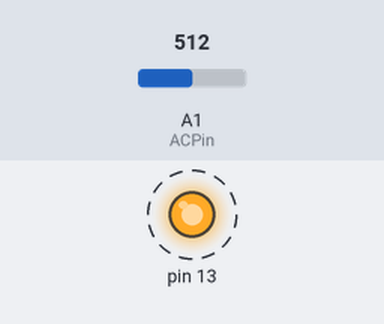
Simulated run of this sketch. Board: Arduino Uno, built with avr-gcc and run on an emulated ATmega328P. Parts: output pins drawn as LEDs (lit = HIGH). Dashed ring = blinking. The test bench sets the inputs (shaded band); at power-on: A1 (ACPin) = 512. What the sketch prints to the serial monitor is not drawn.

Above: at 0.2 s.
Timing chart, 0 to 3.0 s (numbered marks = the images above):
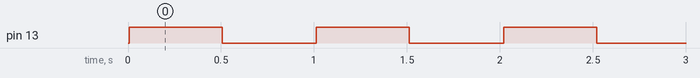

The sketch:

sketch_apr19a.ino
```cpp
// the setup function runs once when you press reset or power the board

const int ACPin=A1;
#define ACTectionRange 20;
#define VREF 5.0


float readACCurrentvaIue() {
  float ACCurrtntValue = 0;
  float peakVoltage = 0;
  float voltageVirtualValue = 0;
  for (int i = 0; i < 5; i++) {
    peakVoltage += analogRead(ACPin) ;
    delay(1);
  }
  //Vrms
  peakVoltage = peakVoltage / 5;
  voltageVirtualValue = peakVoltage * 0.707;
  voltageVirtualValue = (voltageVirtualValue / 1024 * VREF ) / 2;
  ACCurrtntValue = voltageVirtualValue * ACTectionRange;

  // pretvorba

  float moc = ACCurrtntValue * 220;

  return moc;
}

void setup() {
  // initialize digital pin LED_BUILTIN as an output.
  Serial.begin(115200);
  pinMode(13,OUTPUT);
}

// the loop function runs over and over again forever
void loop() {
  float ACCurrentValue = readACCurrentvaIue();
  Serial.println(ACCurrentValue);
  digitalWrite(13, HIGH);
  delay(500);
  digitalWrite(13, LOW);
  delay(500);
}
```

Measured:
- by itself, pin 13: alternates HIGH for 0.50 s and LOW for 0.51 s
